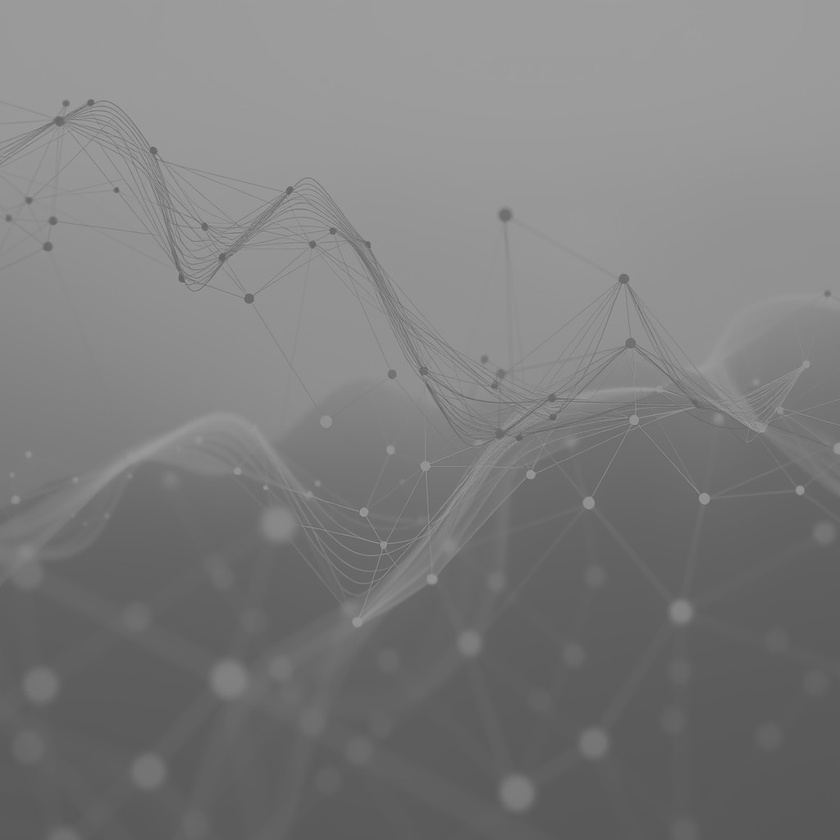
#> input picture Computer Vision/exercises/images/image.jpg, 840 x 840 px, shrunk from 1024 x 1024 before the run
$ jupyter execute CV_exercise_02_histograms.ipynb
#> lines starting #> are read from the running program, lines starting #| are printed output that depends on the picture
[cell 1]
import numpy as np
import cv2 as cv
from matplotlib import pyplot as plt

img = cv.imread('./images/image.jpg')
#> img is the input picture: shape (840, 840, 3); min 87, max 165, mean 124.8
hist,bins = np.histogram(img.flatten(),256,[0,256])
#> hist = 256 values, max 105573 at index 156, min 0 at index 0, mean 8268.8; bins = 257 values from 0 to 256
cdf = hist.cumsum()
#> cdf = 256 values from 0 to 2116800
cdf_normalized = cdf * float(hist.max()) / cdf.max()
#> cdf_normalized = 256 values from 0 to 105573

fig, axes = plt.subplots(1, 2, figsize=(16, 8))

axes[0].imshow(img)

axes[1].plot(cdf_normalized, color = 'b')
axes[1].hist(img.flatten(),256,[0,256], color = 'r')
axes[1].set_xlim([0,256])
plt.legend(('cdf','histogram'), loc = 'upper left')
plt.show()
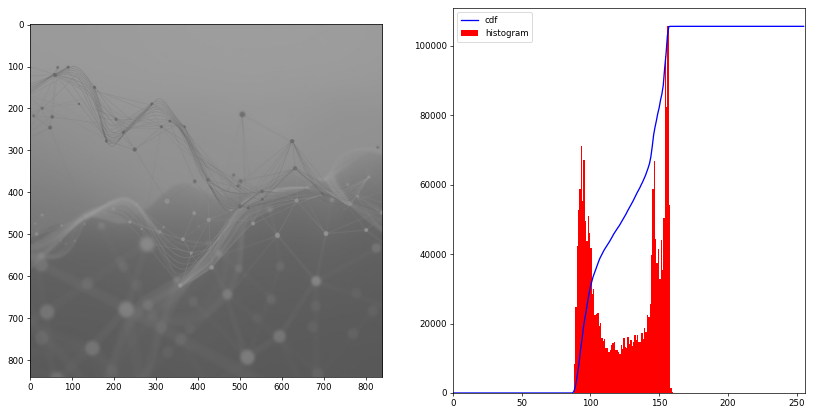
#> figure drawn by matplotlib, 2 panels; panel 2: tallest bar 105573 high, from x = 156 to 157; panel 2: curve peaks at x = 165, y = 105573

[cell 2]
cdf_m = np.ma.masked_equal(cdf,0)
cdf_m = (cdf_m - cdf_m.min())*255/(cdf_m.max()-cdf_m.min())
cdf = np.ma.filled(cdf_m,0).astype('uint8')
#> cdf = 256 values from 0 to 255

img2 = cdf[img]
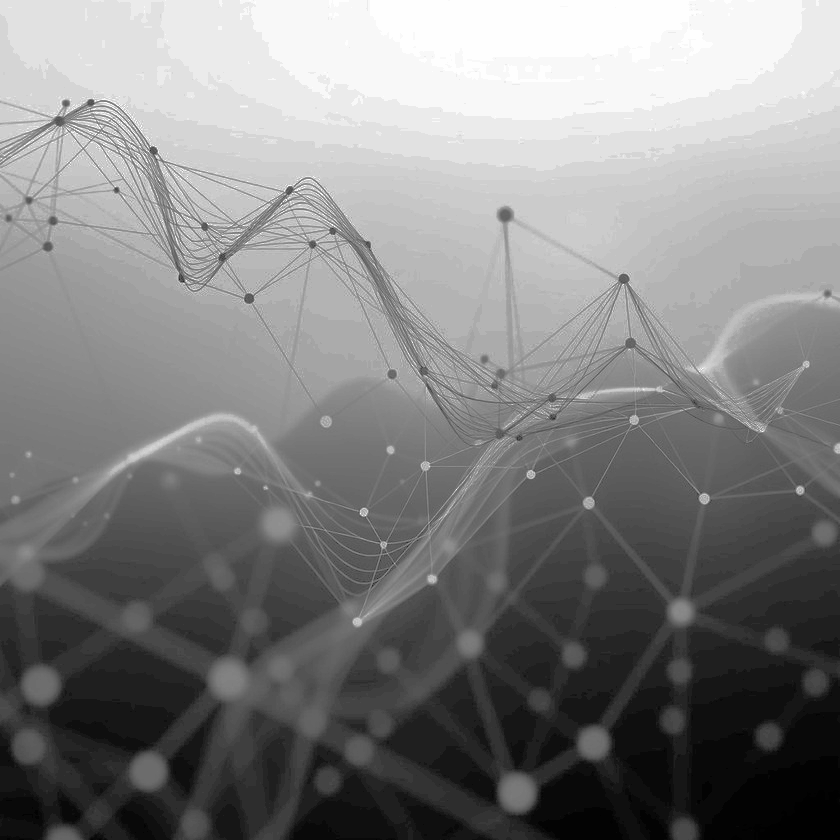
#> img2: shape (840, 840, 3); min 0, max 255, mean 129.7

fig, axes = plt.subplots(1, 2, figsize=(16, 8))

axes[0].imshow(img2)

axes[1].plot(cdf_normalized, color = 'b')
axes[1].hist(img2.flatten(),256,[0,256], color = 'r')
axes[1].set_xlim([0,256])
plt.legend(('cdf','histogram'), loc = 'upper left')
plt.show()
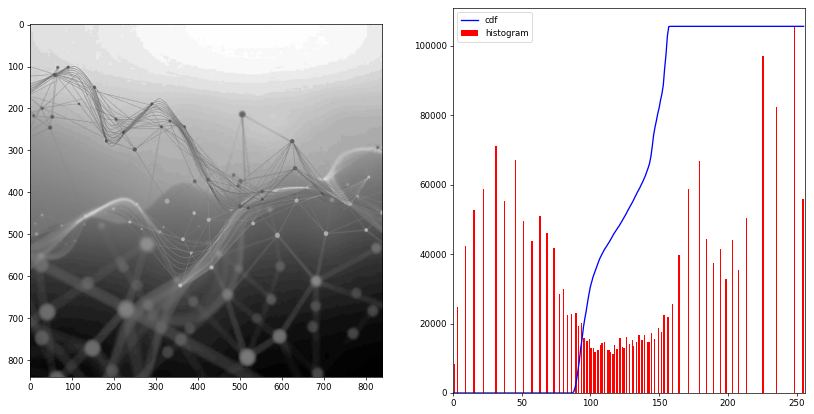
#> figure drawn by matplotlib, 2 panels; panel 2: tallest bar 105573 high, from x = 248 to 249; panel 2: curve peaks at x = 165, y = 105573

[cell 3]
# Load the image in grayscale
gray = cv.imread('./images/image.jpg', cv.IMREAD_GRAYSCALE)
#> gray: shape (840, 840); min 87, max 165, mean 124.8

# Apply histogram equalization
equ = cv.equalizeHist(gray)

# Stack the original and equalized images side by side
res = np.hstack((gray, equ))
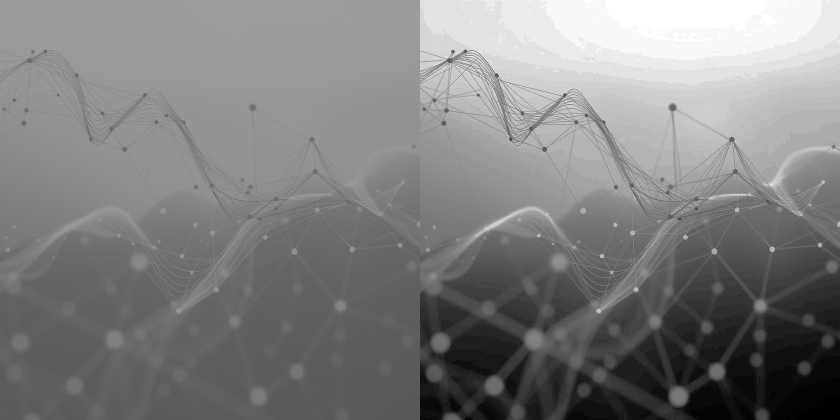
#> res: shape (840, 1680) (shown at 1/2 size); min 0, max 255, mean 127.5

# Save the result
cv.imwrite('res.png', res)

# Plot the image, specifying that it's grayscale
plt.figure(figsize=(16, 8))
plt.imshow(res, cmap='gray')  # Use cmap='gray' to display it correctly
plt.title('Histogram Equalization')
plt.axis('off')  # Optional: Turn off axis for better display
plt.show()

$ run again, with Computer Vision/exercises/images/ClockChallenge.jpg copied over Computer Vision/exercises/images/image.jpg
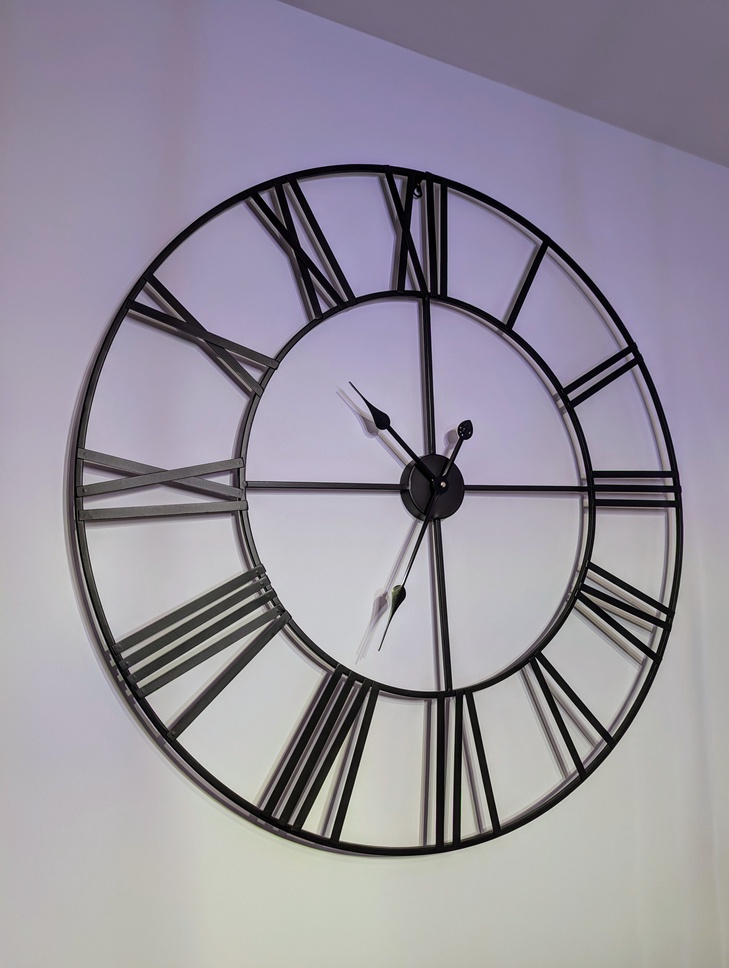
#> input picture Computer Vision/exercises/images/ClockChallenge.jpg, 729 x 968 px, shrunk from 3072 x 4080 before the run
#> img is the input picture: shape (968, 729, 3); mean B, G, R 156.7, 145.3, 150.4
#> hist = 256 values, max 47547 at index 187, min 0 at index 228, mean 8269.6; bins = 257 values from 0 to 256
#> `cdf = hist.cumsum()`: cdf = 256 values from 5031 to 2117016
#> cdf_normalized = 256 values from 113 to 47547
#> `plt.show()`:
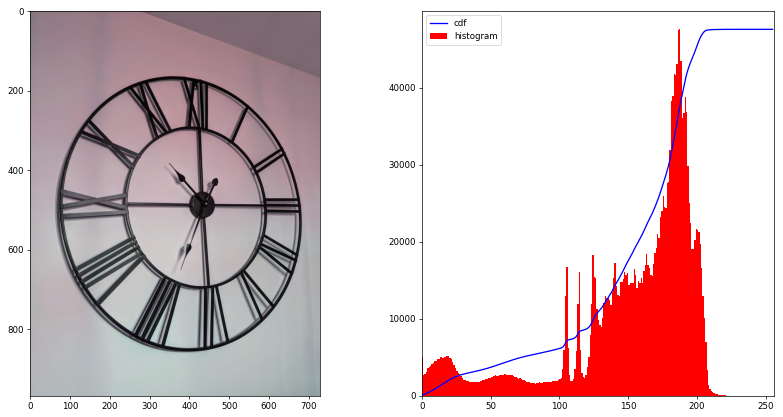
#> figure drawn by matplotlib, 2 panels; B, G, R data is drawn as R, G, B; panel 2: tallest bar 47547 high, from x = 187 to 188; panel 2: curve peaks at x = 246, y = 47547
#> `cdf = np.ma.filled(cdf_m,0).astype('uint8')`: cdf = 256 values from 0 to 255
#> `res = np.hstack((gray, equ))`:
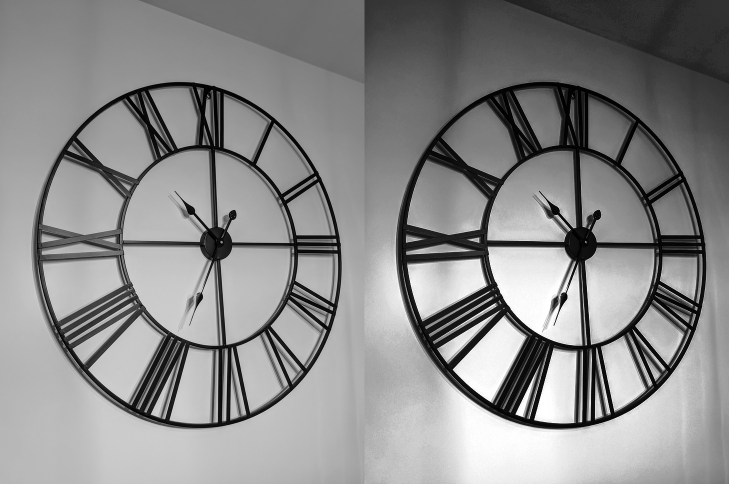
#> res: shape (968, 1458) (shown at 1/2 size); min 0, max 255, mean 138.3
